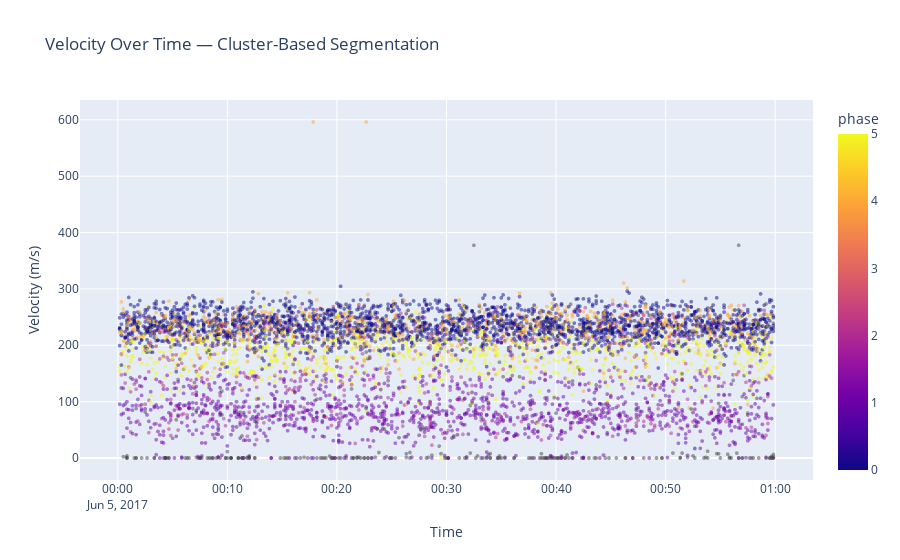

Notebook cell for this chart:
### Code cell
import pandas as pd
import plotly.express as px

# Convert UNIX timestamp → datetime (if not already done)
df["time"] = pd.to_datetime(df["time"], unit="s", errors="coerce")

# Create cleaner, readable scatter plot
fig = px.scatter(
    df.sample(8000).sort_values("time"),    # reduced for clarity
    x="time",
    y="velocity",
    color="phase",
    opacity=0.5,
    title="Velocity Over Time — Cluster-Based Segmentation",
)

# Better marker size + layout
fig.update_traces(marker=dict(size=4))
fig.update_layout(
    xaxis_title="Time",
    yaxis_title="Velocity (m/s)",
    legend_title="Cluster (Phase)",
)

fig.show()

### Figure 1 — Plotly figure (JSON) as saved in the notebook; plotly's stock layout.template omitted (floating-point values rounded to 4 significant figures; data arrays with more than 128 entries replaced by an {"elided": "..."} marker saying what was removed)
{"data": [{"hovertemplate": "time=%{x}<br>velocity=%{y}<br>phase=%{marker.color}<extra></extra>", "legendgroup": "", "marker": {"color": {"elided": "8000 float values"}, "coloraxis": "coloraxis", "opacity": 0.5, "size": 4, "symbol": "circle"}, "mode": "markers", "name": "", "showlegend": false, "type": "scattergl", "x": {"elided": "8000 str values"}, "xaxis": "x", "y": {"elided": "8000 float values"}, "yaxis": "y"}], "layout": {"coloraxis": {"colorbar": {"title": {"text": "phase"}}, "colorscale": [[0, "#0d0887"], [0.1111, "#46039f"], [0.2222, "#7201a8"], [0.3333, "#9c179e"], [0.4444, "#bd3786"], [0.5556, "#d8576b"], [0.6667, "#ed7953"], [0.7778, "#fb9f3a"], [0.8889, "#fdca26"], [1, "#f0f921"]]}, "legend": {"title": {"text": "Cluster (Phase)"}, "tracegroupgap": 0}, "title": {"text": "Velocity Over Time — Cluster-Based Segmentation"}, "xaxis": {"anchor": "y", "domain": [0, 1], "title": {"text": "Time"}}, "yaxis": {"anchor": "x", "domain": [0, 1], "title": {"text": "Velocity (m/s)"}}}}
